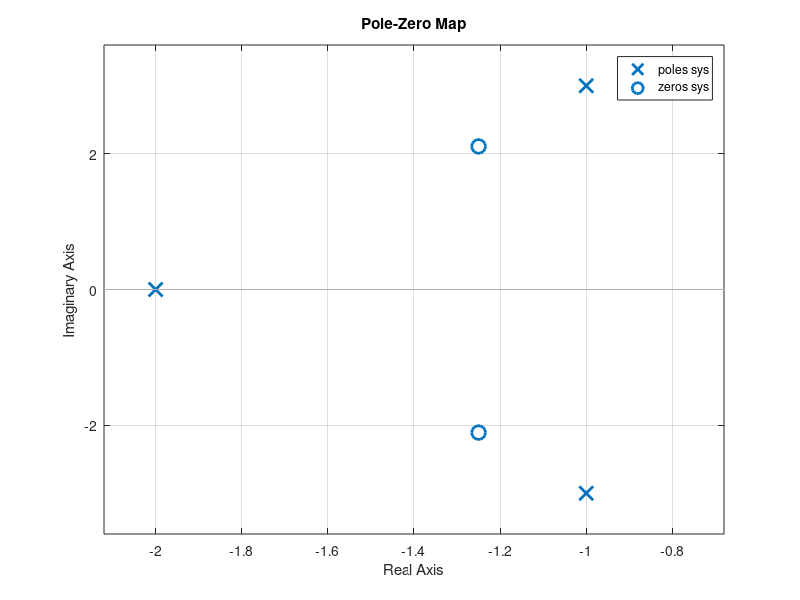

This figure's MATLAB source:
##% Octave Code
##
##clear all;
##close all;
##pkg load control; % Load the control package
##
##% Define the numerator and denominator coefficients
##num = [5 10];
##den = [1 4 3];
##
##% Create the transfer function model
##sys = tf(num, den);
##
##% Plot the pole-zero diagram
##pzmap(sys);

% Octave Code

##clear all;
##close all;
##pkg load control;  % Load the control package
##
##% Define the numerator and denominator coefficients
##num = [2 5 12];
##den = [1 2 10];
##
##% Create the transfer function model
##sys = tf(num, den);
##
##% Plot the pole-zero diagram
##pzmap(sys);

% Octave Code

clear all;
close all;
pkg load control;  % Load the control package

% Define the numerator and denominator coefficients
num = [2 5 12]
den = conv([1 2 10], [1 2]);  % Convolve the two denominator polynomials

% Create the transfer function model
sys = tf(num, den);

% Plot the pole-zero diagram
pzmap(sys);




